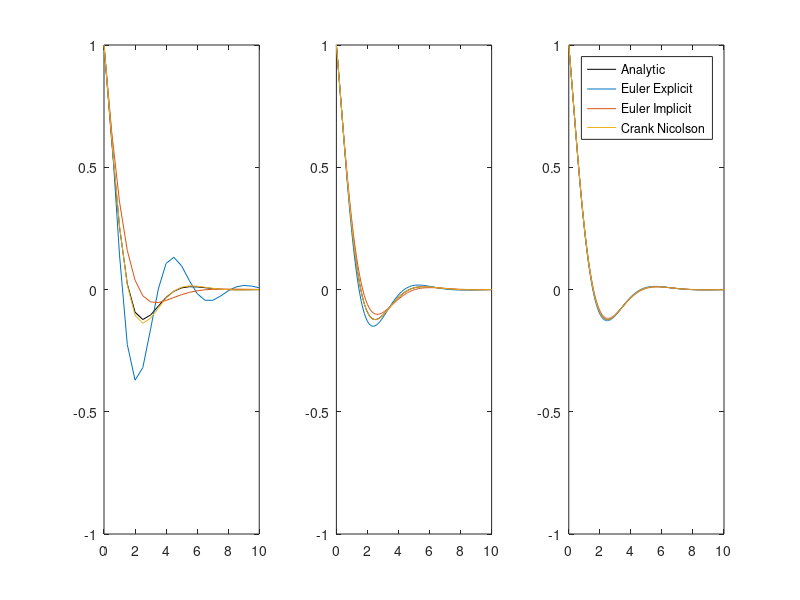
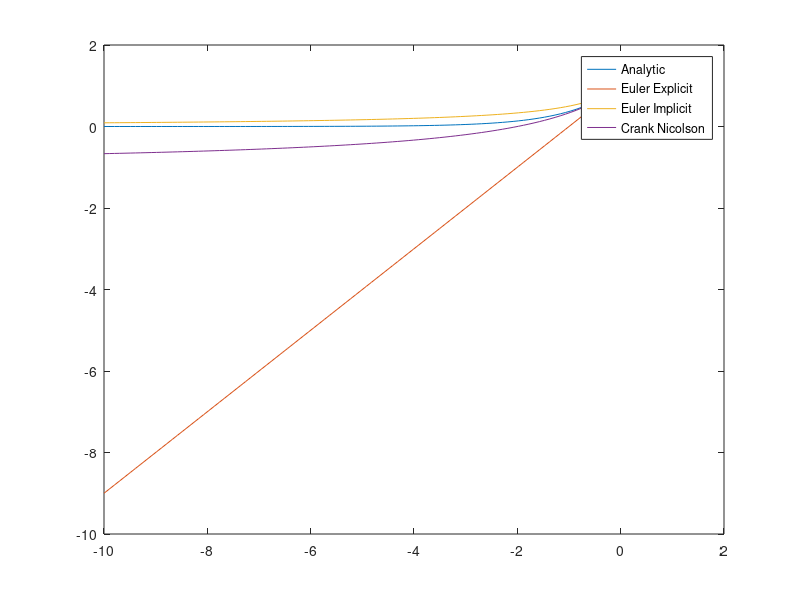
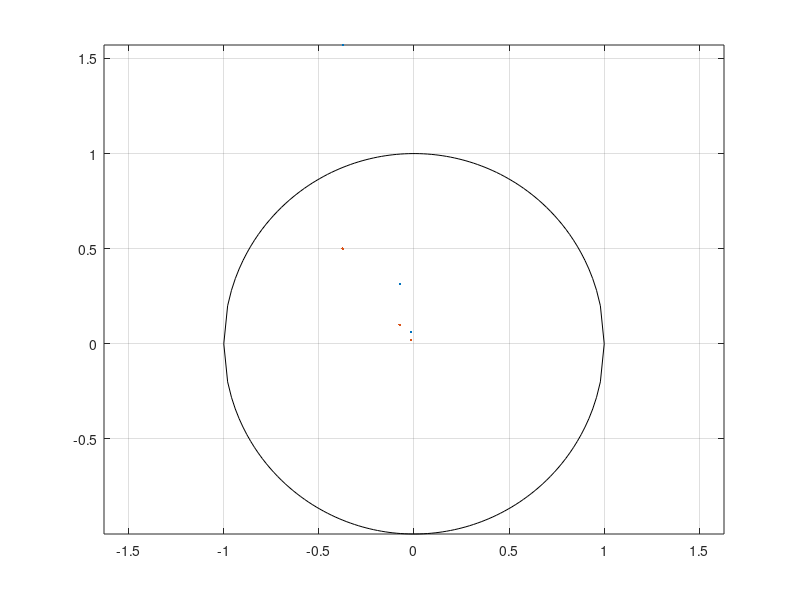

MATLAB code to generate these figures, in order:
clear all
clc
close all

N = [20,100,500];
T = 10;
%lam = -3/4 + i*pi();
lam = -3/4 + i;


Euler_E = @(u_n,lam,dt)(u_n*(1+lam*dt));
Euler_I = @(u_n,lam,dt)(u_n/(1-lam*dt));
Crank_Nico = @(u_n,lam,dt)((2 + lam*dt)/(2-lam*dt)*u_n);
Analytic = @(t,lam)(exp(lam.*t));

U_0 = 1;

t = cell(size(N));
U_Euler_E = cell(size(N));
U_Euler_I = cell(size(N));
U_Crank_Nico = cell(size(N));

for n = 1:size(N,2)
    dt = T/N(n);
    t{n} = linspace(0,T,N(n)+1);
    
    U_Euler_E{n} = zeros(1,N(n)+1);
    U_Euler_I{n} = zeros(1,N(n)+1);
    U_Crank_Nico{n} = zeros(1,N(n)+1);
    
    U_Euler_E{n}(1) = U_0;
    U_Euler_I{n}(1) = U_0;
    U_Crank_Nico{n}(1) = U_0;
    for i = 2:N(n)+1
        U_Euler_E{n}(i) = Euler_E(U_Euler_E{n}(i-1),lam,dt);
        U_Euler_I{n}(i) = Euler_I(U_Euler_I{n}(i-1),lam,dt);
        U_Crank_Nico{n}(i) = Crank_Nico(U_Crank_Nico{n}(i-1),lam,dt);
    end
end

% Plotting
figure(1)
for n = 1:size(N,2)
    subplot(1,3,n)
    plot(t{n}, real(Analytic(t{n},lam)),'k')
    hold on
    plot(t{n}, real(U_Euler_E{n}))
    plot(t{n}, real(U_Euler_I{n}))
    plot(t{n}, real(U_Crank_Nico{n}))
    axis([0, T, -1, 1])
end
legend('Analytic','Euler Explicit','Euler Implicit','Crank Nicolson')
%% part 3
z = linspace(-10,0.05);
G_analytic = @(z)(exp(z));
G_Euler_E = @(z)(1 + z);
G_Euler_I = @(z)(1./(1-z));
G_Crank_Nico = @(z)((2 + z)./(2 - z));
figure(2)
plot(z,G_analytic(z),z,G_Euler_E(z),z,G_Euler_I(z),z,G_Crank_Nico(z))
legend('Analytic','Euler Explicit','Euler Implicit','Crank Nicolson')

%% part 5
figure(3)
clear i
dt = T./N;
lam1 = -3/4 + i*pi();
lam2 = -3/4 + i;
plot(lam1.*dt,'.')
hold on
plot(lam2.*dt,'.')
x = linspace(-1,1);
plot(x,sqrt(1-x.^2),'k')
plot(x,-sqrt(1-x.^2),'k')
axis equal
grid on
